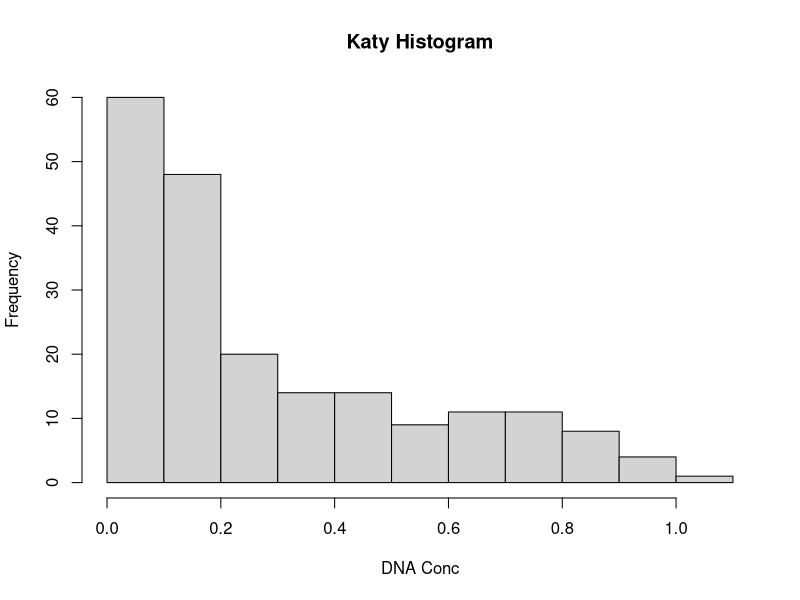
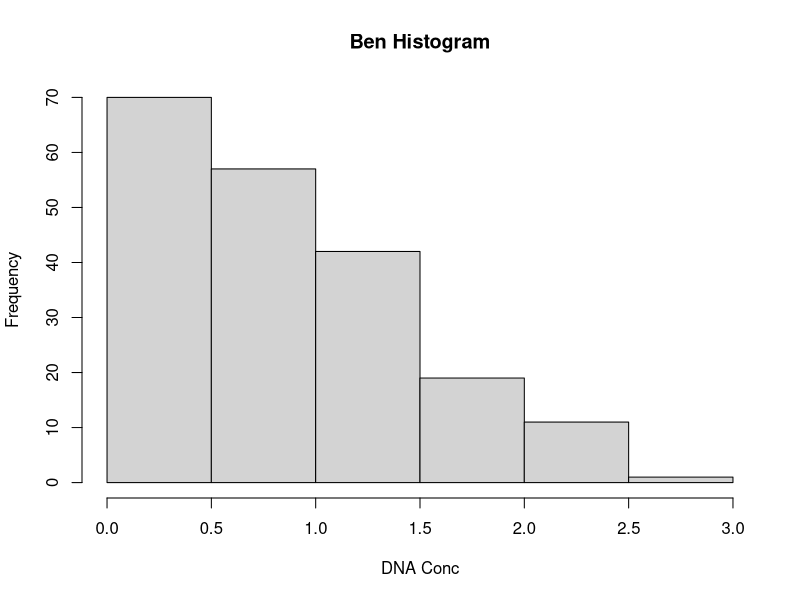
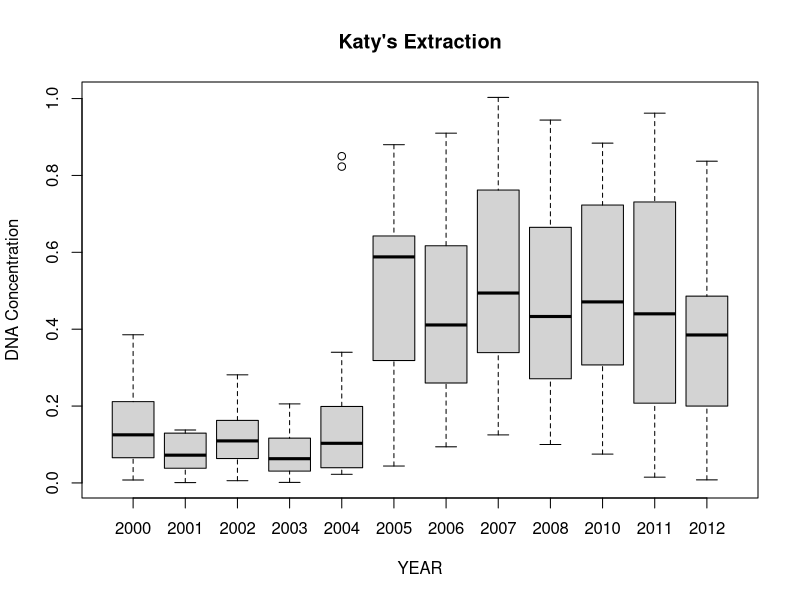
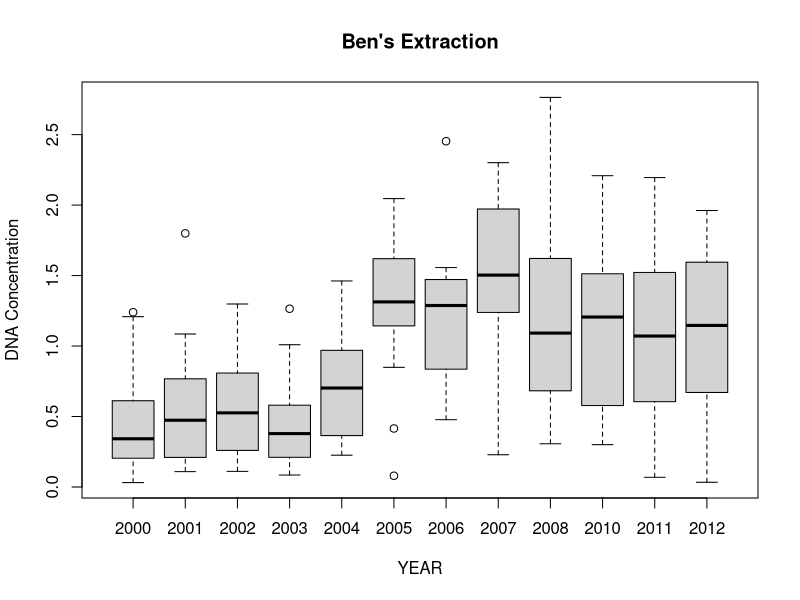

Source code (R) for these figures, in order: (Note: this script raises an error after producing the figures.)
library(tidyverse)

# Q1
read.csv("./DNA_Conc_by_Extraction_Date.csv")
Dframe <- read.csv("./DNA_Conc_by_Extraction_Date.csv")
summary(Dframe)
hist(Dframe$DNA_Concentration_Katy, xlab= "DNA Conc", main = "Katy Histogram")
hist(Dframe$DNA_Concentration_Ben, xlab= "DNA Conc", main = "Ben Histogram")

# Q2 and Q3
jpeg(filename = "./BOWEN_Plot1.jpeg")
plot(x=(as.factor(Dframe$Year_Collected)), y = Dframe$DNA_Concentration_Katy, xlab = "YEAR", ylab= "DNA Concentration", main= "Katy's Extraction")
dev.off()
jpeg(filename = "./BOWEN_Plot2.jpeg")
plot(x=(as.factor(Dframe$Year_Collected)), y = Dframe$DNA_Concentration_Ben, xlab = "YEAR", ylab="DNA Concentration", main= "Ben's Extraction")
dev.off()

# Q4
new_vector <- Dframe$DNA_Concentration_Ben / Dframe$DNA_Concentration_Katy
Dframe$DNA_Concentration_Ben / Dframe$DNA_Concentration_Katy
minimum_dif <- min(new_vector)
index_dif <- which(minimumdif == new_vector)
lowest_performance <- Dframe$Year_Collected[index_dif]

# Q5
subset_Downstairs <- filter(Dframe,Lab == "Downstairs")
plot(x = as.POSIXct(subset_Downstairs$Date_Collected), y = subset_Downstairs$DNA_Concentration_Ben, xlab= "Date_Collected", ylab= "DNA_Concentration_Ben")







